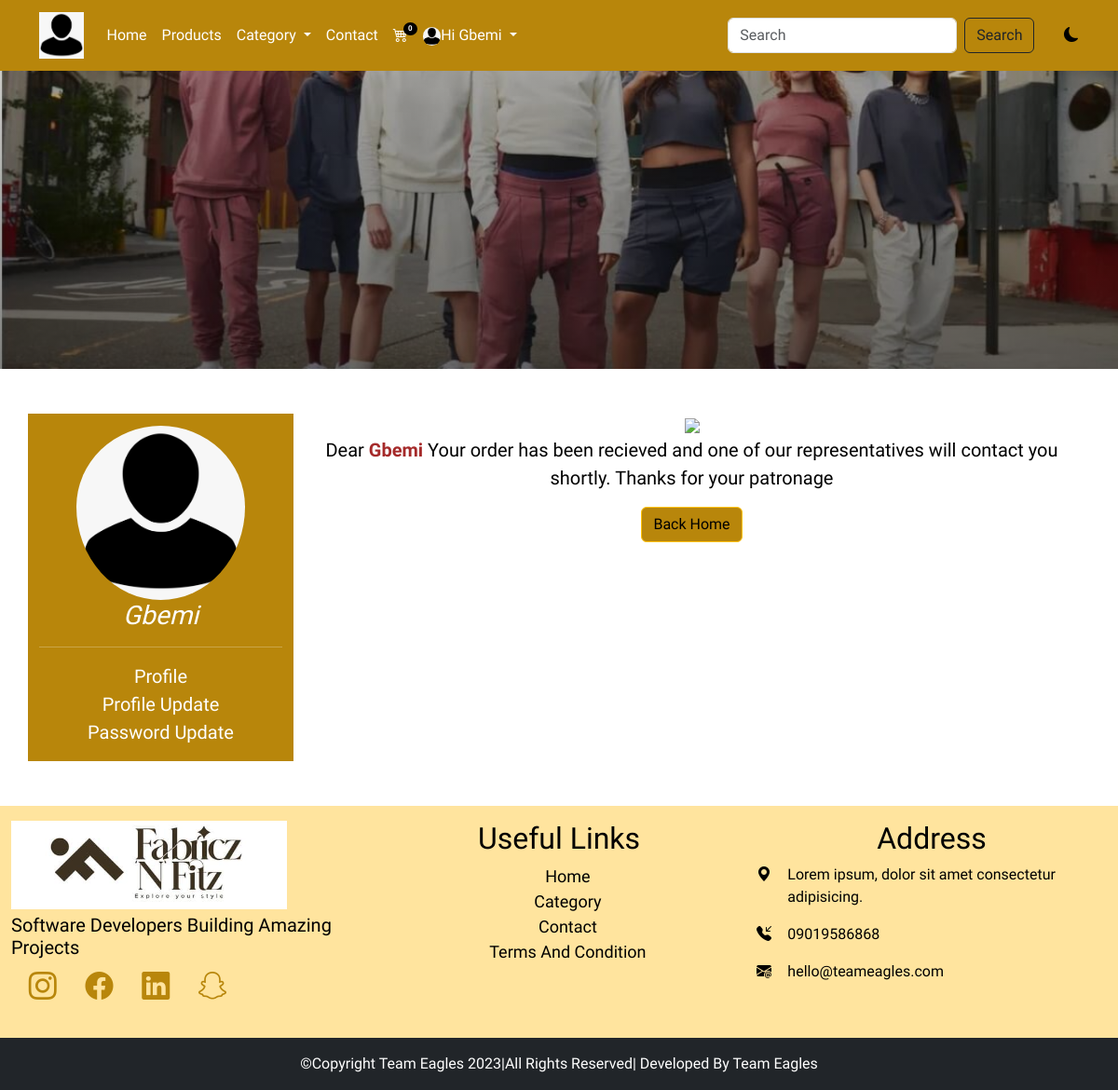
The app's page /thankyou (signed in) with its own data.
### main/models.py (models this page shows, shortened)
class AppInfo(models.Model):
    appname = models.CharField(max_length=50)
    logo = models.ImageField( upload_to='logo')
    banner = models.ImageField( upload_to='banner')
    carousel1 = models.ImageField( upload_to='carousel')
    carousel2 = models.ImageField( upload_to='carousel')
    carousel3 = models.ImageField( upload_to='carousel')

class Customer(models.Model):
    user = models.OneToOneField(User, on_delete=models.CASCADE)
    first_name = models.CharField(max_length=100)
    last_name = models.CharField(max_length=100)
    phone = models.CharField(max_length=20)
    address = models.CharField(max_length=100)
    email = models.EmailField(max_length=104)
    pix = models.ImageField(upload_to='profilepix')
    joined = models.DateTimeField(auto_now_add=True)

### main/views.py (the view)
# urls.py: path('thankyou', views.thankyou, name='thankyou'),
@login_required(login_url='signin')
def thankyou(request):
    userprof = Customer.objects.get(user__username = request.user.username)
    cart = Cart.objects.filter(user__username = request.user.username, paid=False)
    for item in cart:
        item.paid = True
        item.save()
        product = Product.objects.get(pk=item.product.id)
    context = {
        'userprof':userprof,
        'cart':cart,
        'product':product
    }
    return render(request, 'callback.html', context)

### main/context_processor.py (called while the page is built)
def feature(request):
    info = AppInfo.objects.get(pk=1)
    categ = Category.objects.all()
    context = {
        'info' :info,
        'categ' :categ
    }
    return context

def cartcount(request):
    cart = Cart.objects.filter(user__username = request.user.username, paid=False)
    itemcount = 0
    for item in cart:
        itemcount += item.quantity
    context = {
        'itemcount':itemcount
    }
    return context

### main/templates/callback.html (shortened to what this page needs)
{% extends 'base.html' %}
{% load static %}
{% block header %} {% include 'header.html' %} {% endblock header %}
{% block banner %} {% include 'banner.html' %} {% endblock banner %}
{% block content %}
    <div class="container mt-5 mb-5">
      <div class="row">
        <div class="col-12 col-md-3 pavat text-white">
          <img src="{{userprof.pix.url}}" style="height: 200px;" alt="">
          <h3 class="text-capitalize">{{userprof.user}}</h3>
          <hr>
          <ul class="list-unstyled">
            <li><a href="{% url 'profile' %}">profile</a></li>
            <li><a href="{% url 'profile_update' %}">profile update</a></li>
            <li><a href="{% url 'password_update' %}">password update</a></li>
          </ul>
        </div>
        <div class="col-12 col-md-9 thanks">
          <img src="{% static '' %} img/thank-you-placard-concept-illustration_114360-13436.webp" style="height: 200px;" >
          <p>Dear <span><a href="{% url 'profile' %}">{{userprof.user}}</a></span> Your order has been recieved and one of our representatives
             will contact you shortly. Thanks for your patronage
            </p>
            <a href="{% url 'home' %}"> <button class="btn btn-warning text-capitalize">back home</button></a>
        </div>
      </div>
  </div>
{% endblock content %}
{% block footer %} {% include 'footer.html' %} {% endblock footer %}

### main/templates/header.html (shortened to what this page needs)
<nav class="navbar navbar-expand-lg sticky-top">
    <div class="container">
      <a class="navbar-brand" href="#"><img src="{{info.logo.url}}" height="50px" alt=""></a>
      <div class="collapse navbar-collapse" id="navbarSupportedContent">
        <ul class="navbar-nav me-auto mb-2 mb-lg-0">
          {% if user.is_authenticated %}
          <li class="nav-item">
            <a class="nav-link" aria-current="page" href="{% url 'home' %}">Home</a>
          </li>
          <li class="nav-item">
            <a class="nav-link" href="{% url 'products' %}">Products</a>
          </li>
          <li class="nav-item dropdown">
            <a class="nav-link dropdown-toggle" href="#" role="button" data-bs-toggle="dropdown" aria-expanded="false">
              Category
            </a>
          </li>
          <li class="nav-item">
            <a class="nav-link" href="{% url 'contact' %}">Contact</a>
          </li>
          <li class="nav-item">
            <a class="nav-link" href="{% url 'cart' %}">
              <div class="wrapper">
                <i class="bi bi-cart4"></i>
                <span class="badge">{{itemcount}}</span>
              </div>
            </a>
          </li>
                  <li class="nav-item dropdown">
            <a class="nav-link dropdown-toggle" href="#" role="button" data-bs-toggle="dropdown" aria-expanded="false">
              <img src="{{user.customer.pix.url}}" style="height: 20px;" alt=""><span>Hi {{user.username}} </span>
            </a>
          </li>
          {% endif %}
        </ul>
        <form action="{% url 'search' %}" method="POST" class="d-flex" role="search">
          <input class="form-control me-2" name="item" type="search" placeholder="Search" aria-label="Search">
          <button type="submit" class="btn btn-outline-dark" type="submit">Search</button>
        </form>
        <div class="david">
          <i class="bi bi-moon-fill"></i>
       </div>
      </div>
    </div>
  </nav>

### main/static/Css/style.css (style rules this page uses)
* { padding: 0%; margin: 0%; box-sizing: border-box; }
.navbar { background-color: darkgoldenrod; }
.navbar-nav a { color: white; }
.wrapper { position: relative; }
.wrapper span { position: absolute; top: -2px; right: -10px; background-color: black; font-size: 8px; border-radius: 50%; }
.nav-item img { border-radius: 50%; }
.david { margin-left: 3%; cursor: pointer; }
:root { --bg:white; --icon:black; --text:black; }
body { background: var(--bg) !important; color: var(--text) !important; overflow-y: hidden; font-family: 'Rajdhani', sans-serif; }
.pavat { background-color: darkgoldenrod; text-align: center; }
.pavat h3 { font-style: italic; }
.pavat li a { text-decoration: none; text-transform: capitalize; color: white; font-size: 20px; }
.pavat img { padding-top: 5%; border-radius: 100%; }
.thanks p { font-size: 20px; }
.thanks { text-align: center; }
.thanks button { background-color: darkgoldenrod; }
.thanks a { text-decoration: none; color: brown; font-weight: 600; }

### records on screen
AppInfo: logo (placeholder picture)
Customer: pix (placeholder picture), user "Gbemi"

### other values on screen
{{ itemcount }} "0"
{{ user.username }} "Gbemi"
